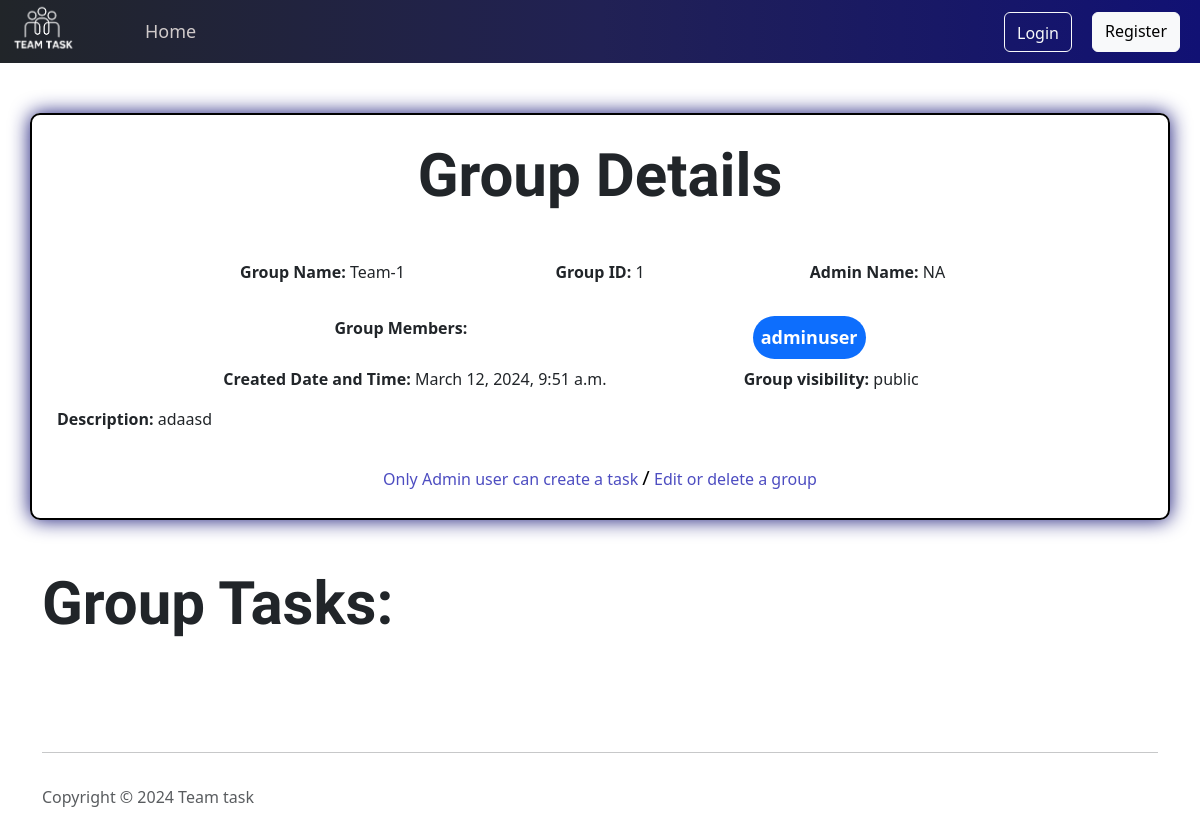
Page /group/1/ on the earlier database version.
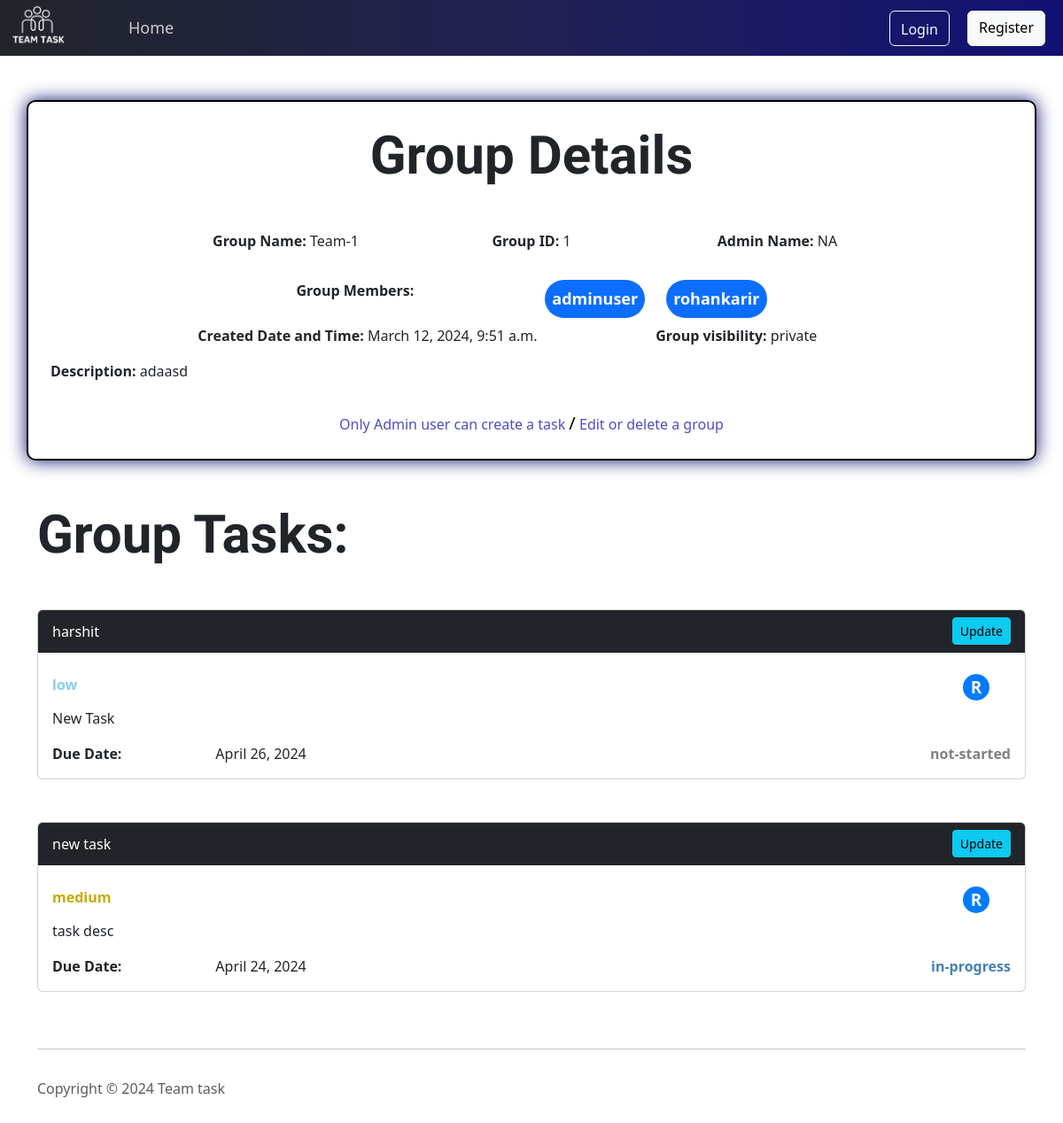
Same page on the later database version.
### pages/models.py (models this page shows)
class Group(models.Model):
    admin_user_id = models.CharField(max_length=100)
    admin_user_name = models.CharField(max_length=100, default='NA')
    group_id = models.AutoField(primary_key=True)
    create_date_time = models.DateTimeField(auto_now_add=True)
    group_members = models.JSONField()
    visibility_type = models.CharField(max_length=20) # public, private
    description = models.CharField(max_length=250,default='NA')
    group_name = models.CharField(max_length=100,default='untitled')

class Task(models.Model):
    PRIORITY = [
        ('high', 'High'),
        ('medium', 'Medium'),
        ('low', 'Low'),
    ]
    STATUS = [
        ('not_started', 'Not Started'),
        ('in_progress', 'In Progress'),
        ('completed', 'Completed'),
    ]
    task_id = models.AutoField(primary_key=True)
    task_brief = models.CharField(max_length=100)
    description = models.TextField()
    assigned_to = models.JSONField()
    due_date = models.DateField()
    priority = models.CharField(max_length=10, choices=PRIORITY, default='low')
    status = models.CharField(max_length=20, choices=STATUS, default='not_started')
    labels = models.CharField(max_length=100, blank=True, null=True)
    attachments = models.FileField( blank=True, null=True)
    s3_url = models.URLField(default='NA',blank=True, null=True)
    group_id = models.CharField(max_length=100)
    created_by = models.CharField(max_length=100)
    created_by_name = models.CharField(max_length=100)
    create_date_time = models.DateTimeField(auto_now_add=True)

### pages/views.py (the view)
# urls.py: path('group/<int:group_id>/', group_info, name='group_detail'),
def group_info(request, group_id):
    group = Group.objects.get(pk=group_id)
    tasks = Task.objects.filter(group_id=group_id)
    for task in tasks:
        assigned_to_list = json.loads(task.assigned_to[0])
        task.assigned_to = assigned_to_list
    group_members_list = json.loads(group.group_members[0])
    group.group_members = group_members_list
    return render(request, 'group_detail.html', {'group_data': group, 'tasks_data': tasks, 'group_id': group_id})

### pages/templates/group_detail.html (shortened to what this page needs)
<html>
<head>
    {% load bootstrap5 %}
    {% bootstrap_css %}
    {% load static %}
    <link rel="stylesheet" href="{% static 'global.css' %}">
</head>
<body>
    {% include 'navbar.html' %}
    <div class="container group-details-container">
        <h2 class="details-heading">Group Details</h2>
        <div>
            <div class="row d-flex justify-content-center mt-5">
                <div class="col-3 text-center">
                    <p><strong>Group Name:</strong> {{ group_data.group_name }}</p>
                </div>
                <div class="col-3 text-center">
                    <p><strong>Group ID:</strong> {{ group_data.group_id }}</p>
                </div>
                <div class="col-3 text-center">
                    <p><strong>Admin Name:</strong> {{ group_data.admin_user_name }}</p>
                </div>
            </div>
            <div class="row d-flex justify-content-center mt-3">
                <p class="col-2"><strong>Group Members:</strong></p>
                <div class="col-sm-6 col-md-4">
                    <div class="row justify-content-end">
                        {% for member in group_data.group_members %}
                        <div class="col-auto">
                            <div class="name_container bg-primary text-white p-2 mb-2">
                                {{ member.username }}
                            </div>
                        </div>
                        {% endfor %}
                    </div>
                </div>
            </div>
                <div class="row d-flex justify-content-center">
                    <div class="col-5 text-center">
                        <p><strong>Created Date and Time:</strong> {{ group_data.create_date_time }}</p>
                    </div>
                    <div class="col-4 text-center">
                        <p><strong>Group visibility:</strong> {{ group_data.visibility_type }}</p>
                    </div>
                    <p><strong>Description:</strong> {{ group_data.description }}</p>
                    <div class="row d-flex justify-content-center mt-3">
                         {% if not request.user.is_staff %}
                         <span class="nav-link  user-type-details" href="#">Only Admin user can create a task <span class="separator">/</span> Edit or delete a group</span>
                         {% endif %}
                    </div>
                </div>
                </div>
                </div>
            <div class="container my-5">
                <h4 class="task-heading">Group Tasks:</h4>
            </div>
                {% for task in tasks_data %}
                {% include 'group-tasks.html' %}
                {% endfor %}
</body>
{% include 'footer.html' %}
</html>

### pages/templates/navbar.html (shortened to what this page needs)
<html>
  <head>
    {% load bootstrap5 %} {% bootstrap_css %} {% bootstrap_javascript %} {% load static %}
    <link rel="stylesheet" href="{% static 'global.css' %}" />
  </head>
  <nav class="navbar navbar-expand-lg navbar-dark bg-dark nav-bar-design">
    <img
      class="nav-logo ml-3"
      src="{% static 'images/teamtalklogo.png' %}"
      alt="logo"
    />
    <div class="collapse navbar-collapse" id="navbarNav">
      <ul class="navbar-nav nav-content-container">
        <li class="nav-item">
          <a class="nav-link" href="/">Home</a>
        </li>
      </ul>
    </div>
    <div class="navbar-nav ml-auto nav-button-container">
      {% if not request.user.is_authenticated %}
      <a href="/login" class="btn btn-outline-light mr-2 login-button">Login</a>
      <a href="/signup" class="btn btn-light register-button">Register</a>
      {% endif %}
    </div>
  </nav>
</html>

### pages/templates/group-tasks.html (shortened to what this page needs)
<html>
    <head>
         {% load bootstrap5 %}
  {% bootstrap_css %}
  {% load static %}
   <link rel="stylesheet" href="{% static 'global.css' %}">
    </head>
    <body>
        <div class="container mt-5">
            <div class="card">
              <div class="card-header bg-dark text-white d-flex justify-content-between align-items-center">
                <span>{{ task.task_brief }}</span>
                <div>
                    <a href="/edit_task/{{ task.group_id }}/{{ task.task_id }}" class="btn btn-info btn-sm">Update</a>
                </div>
            </div>
              <div class="card-body">
                <div class="row mt-2">
                    <div class="col-sm-8 {{task.priority}}" >{{task.priority}}</div>
                    <div class="row justify-content-end col-sm-4">
                      {% for assigned_to_item in task.assigned_to %}
                        <div class="col-auto">
                          <div class="circle" data-bs-toggle="tooltip" data-bs-placement="top" title="{{ assigned_to_item.username }}">
                                  {{ assigned_to_item.username| slice:"0:1"| upper  }}
                          </div>
                        </div>
                        {% endfor %}
                      </div>
                  </div>
                <div class="row mt-2">
                  <div class="col-sm-12">{{ task.description }}</div>
                </div>
                <div class="row mt-3">
                  <div class="col-sm-2"><strong>Due Date:</strong></div>
                  <div class="col-sm-8">{{ task.due_date }}</div>
                  <div class="col-sm-2 {{task.status}}" style="text-align: right;">{{task.status}}</div>
                </div>
              </div>
            </div>
          </div>
    </body>
</html>

### pages/templates/footer.html (shortened to what this page needs)
<!DOCTYPE html>
<html data-bs-theme="light" lang="en">
<head>
    {% load bootstrap5 %}
    {% bootstrap_css %}
    {% load static %}
    {% load bootstrap_icons %}
     <link rel="stylesheet" href="{% static 'global.css' %}">
   </head>
<body>
    <footer>
        <div class="container py-4 py-lg-5">
            <hr>
            <div class="d-flex justify-content-between align-items-center pt-3">
                <p class="text-muted mb-0">Copyright © 2024 Team task</p>
                <ul class="list-inline mb-0">
                </ul>
            </div>
        </div>
    </footer>
</body>
</html>

### staticfiles/global.css (style rules this page uses)
.nav-logo { transform: scale(1.3); width: 47px; margin-left: 20px; }
.nav-content-container { margin-left: 70px; font-size: large; }
.nav-bar-design { background: linear-gradient(to right, #0000, #212154,#111174); }
.login-button { margin-right: 20px; padding-top: 8px; }
.register-button { margin-right: 20px; }
.navbar-dark .navbar-nav .nav-link { color: rgb(208, 202, 202); }
.details-heading { font-family: "Truculenta", sans-serif; font-optical-sizing: auto; font-size: 60px; font-weight: 700; text-align: center; }
.group-details-container { margin: auto; margin-top: 50px; border-radius: 10px; padding: 25px; border: 2px solid #000; box-shadow: 0 0 20px #111174; }
.circle { width: 30px; height: 30px; background-color: #007bff; border-radius: 50%; display: flex; justify-content: center; align-items: center; color: white; cursor: pointer; font-size: 19px; font-weight: 700; }
.name_container { width: auto; padding: 10px; display: flex; justify-content: center; align-items: center; font-size: 18px; font-weight: bold; background-color: #007bff; color: white; border-radius: 50px; }
.task-heading { font-family: "Truculenta", sans-serif; font-optical-sizing: auto; font-size: 60px; font-weight: 700; }
.user-type-details { color: #4d4dc1; text-align: center; }
.separator { font-size: 20px; color: #000000; }
.low { color: #87CEEB; font-weight: bold; }
.medium { color: #c7aa06; font-weight: bold; }
.not-started { color: #808080; font-weight: bold; }
.in-progress { color: #4682B4; font-weight: bold; }

Differences in the rows shown:
changed Group "Team-1": visibility_type "public" → "private"
added Task: task_brief "harshit", priority "low", username "R", description "New Task", due_date "April 26, 2024", status "not-started"
added Task: task_brief "new task", priority "medium", username "R", description "task desc", due_date "April 24, 2024", status "in-progress"
Other differences:
new list line: "rohankarir"
